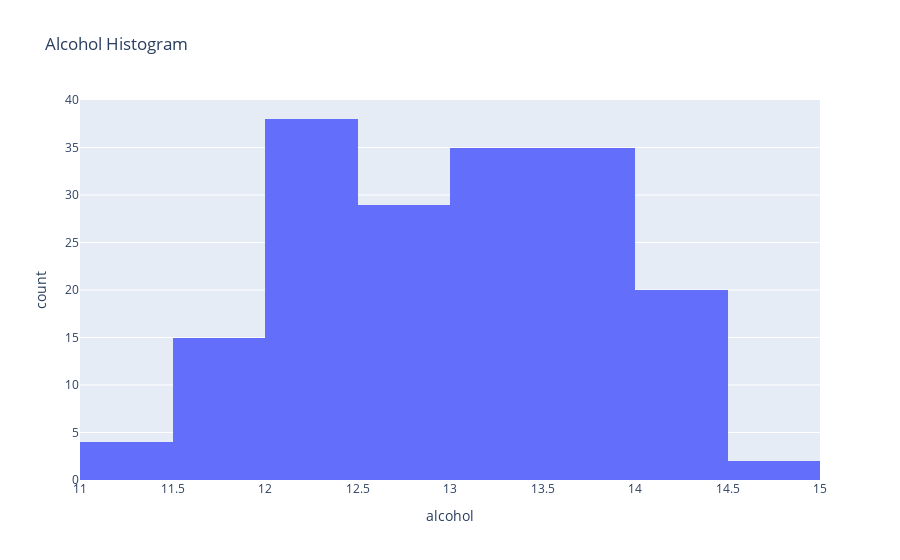

The notebook cell saved with this chart:
### Code cell
import plotly.express as px
fig = px.histogram(df, x = 'alcohol', title = 'Alcohol Histogram')
fig.show()

### Figure 1 — Plotly figure (JSON) as saved in the notebook; plotly's stock layout.template omitted (floating-point values rounded to 4 significant figures; data arrays with more than 128 entries replaced by an {"elided": "..."} marker saying what was removed)
{"data": [{"alignmentgroup": "True", "bingroup": "x", "hoverlabel": {"namelength": 0}, "hovertemplate": "alcohol=%{x}<br>count=%{y}", "legendgroup": "", "marker": {"color": "#636efa"}, "name": "", "offsetgroup": "", "orientation": "v", "showlegend": false, "type": "histogram", "x": {"elided": "178 float values"}, "xaxis": "x", "yaxis": "y"}], "layout": {"barmode": "relative", "legend": {"tracegroupgap": 0}, "title": {"text": "Alcohol Histogram"}, "xaxis": {"anchor": "y", "domain": [0, 1], "title": {"text": "alcohol"}}, "yaxis": {"anchor": "x", "domain": [0, 1], "title": {"text": "count"}}}}
